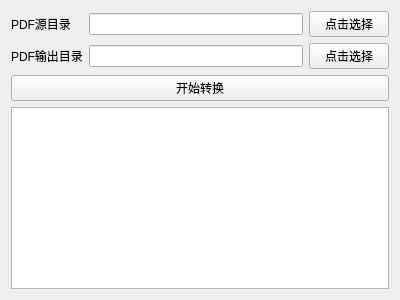
<?xml version="1.0" encoding="UTF-8"?>
<ui version="4.0">
 <class>PDFUnlockForm</class>
 <widget class="QWidget" name="PDFUnlockForm">
  <property name="geometry">
   <rect>
    <x>0</x>
    <y>0</y>
    <width>400</width>
    <height>300</height>
   </rect>
  </property>
  <property name="windowTitle">
   <string>PDF解锁小工具</string>
  </property>
  <property name="styleSheet">
   <string notr="true">* {
	font-size: 12px;
	font-family: 微软雅黑;
}</string>
  </property>
  <layout class="QVBoxLayout" name="verticalLayout">
   <item>
    <layout class="QGridLayout" name="gridLayout">
     <item row="0" column="0">
      <widget class="QLabel" name="label">
       <property name="text">
        <string>PDF源目录</string>
       </property>
      </widget>
     </item>
     <item row="0" column="1">
      <widget class="QLineEdit" name="editSourceDir"/>
     </item>
     <item row="0" column="2">
      <widget class="QPushButton" name="btnSelectSource">
       <property name="text">
        <string>点击选择</string>
       </property>
      </widget>
     </item>
     <item row="1" column="0">
      <widget class="QLabel" name="label_2">
       <property name="text">
        <string>PDF输出目录</string>
       </property>
      </widget>
     </item>
     <item row="1" column="1">
      <widget class="QLineEdit" name="editOutputDir"/>
     </item>
     <item row="1" column="2">
      <widget class="QPushButton" name="btnSelectOutput">
       <property name="text">
        <string>点击选择</string>
       </property>
      </widget>
     </item>
     <item row="2" column="0" colspan="3">
      <widget class="QPushButton" name="btnStartConvert">
       <property name="text">
        <string>开始转换</string>
       </property>
      </widget>
     </item>
    </layout>
   </item>
   <item>
    <widget class="QPlainTextEdit" name="editOutput"/>
   </item>
  </layout>
 </widget>
 <resources/>
 <connections/>
</ui>
